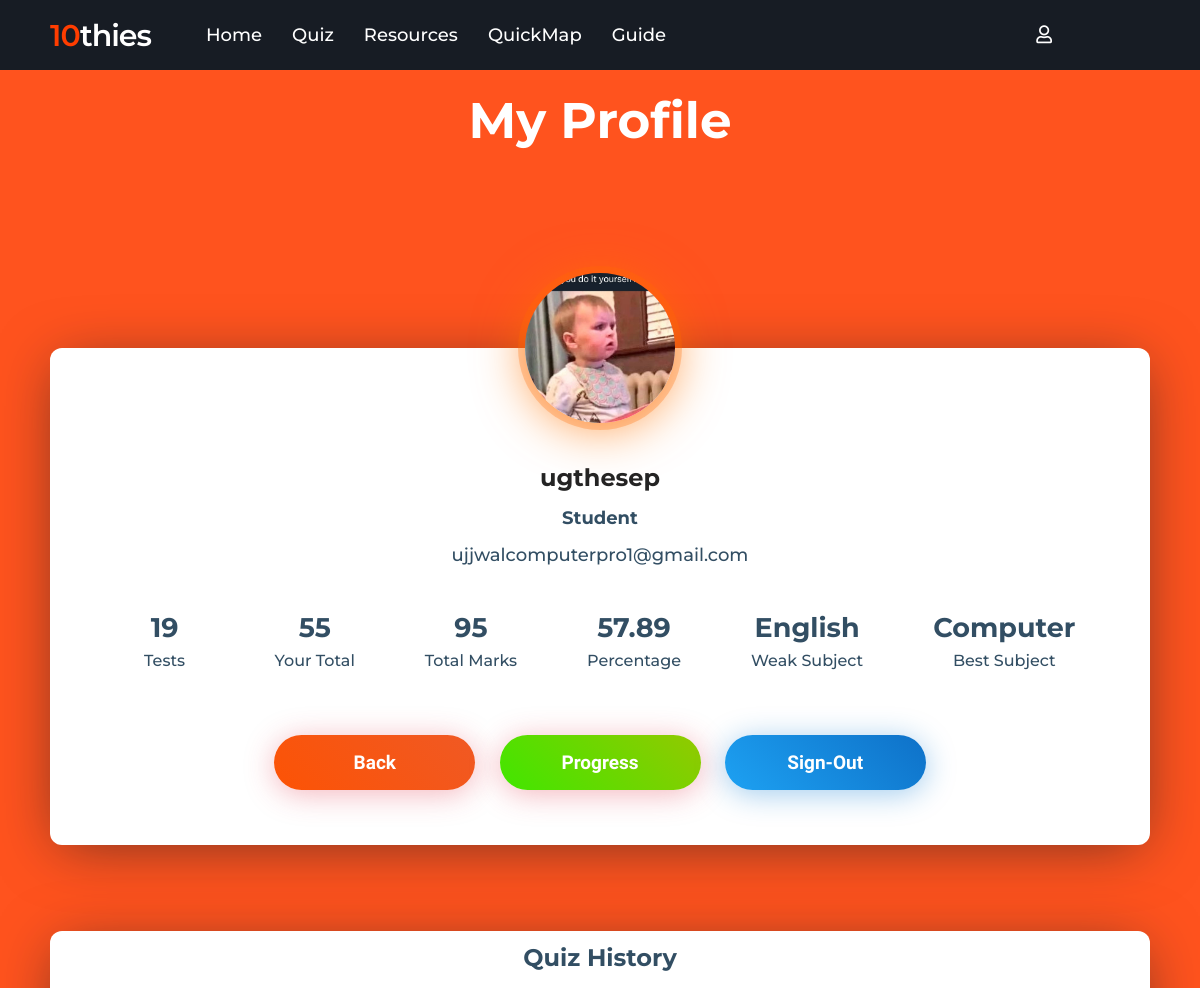
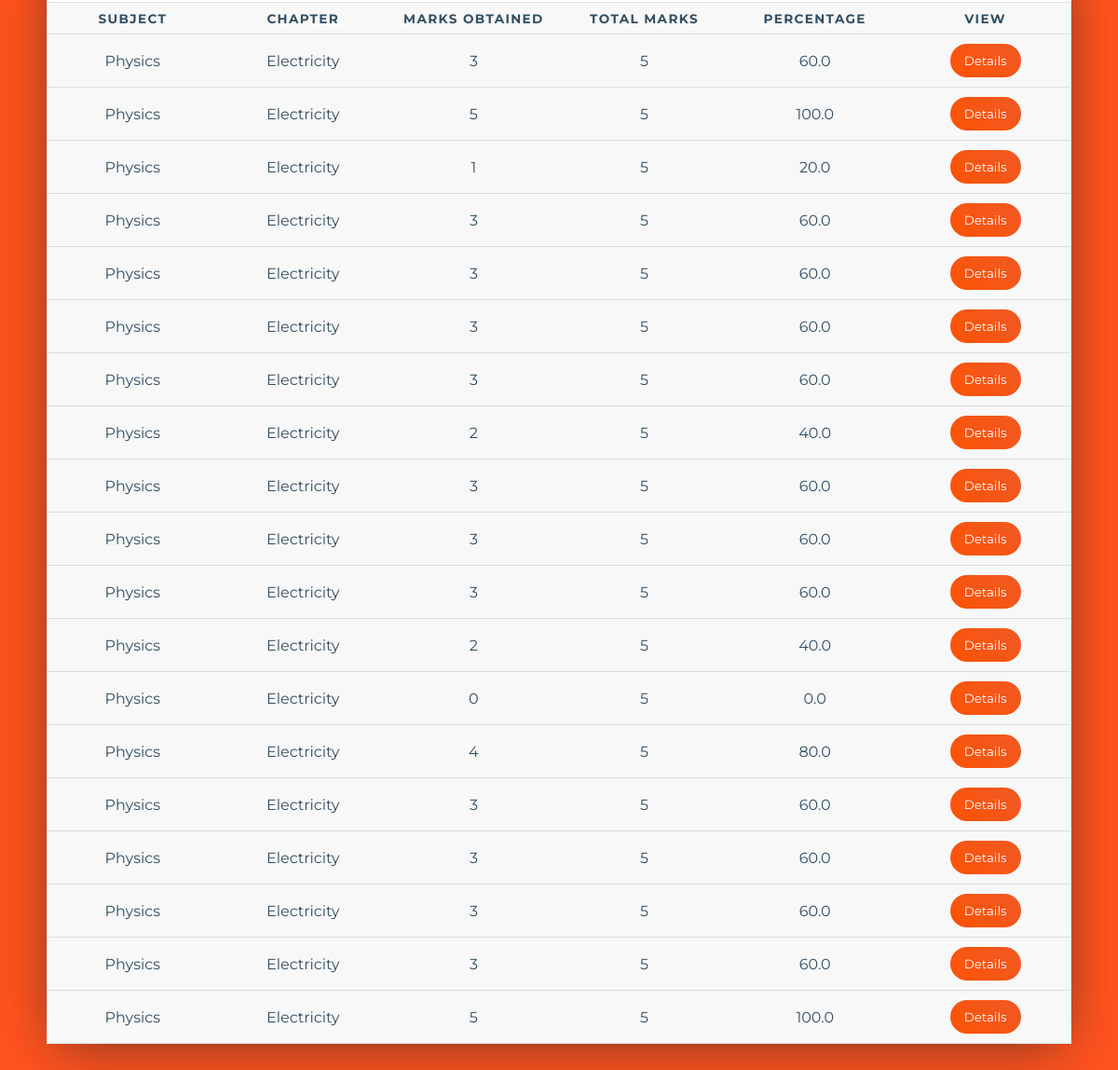
/Profile/ (signed in), run on an earlier commit of the app's database (2 pictures, top to bottom).
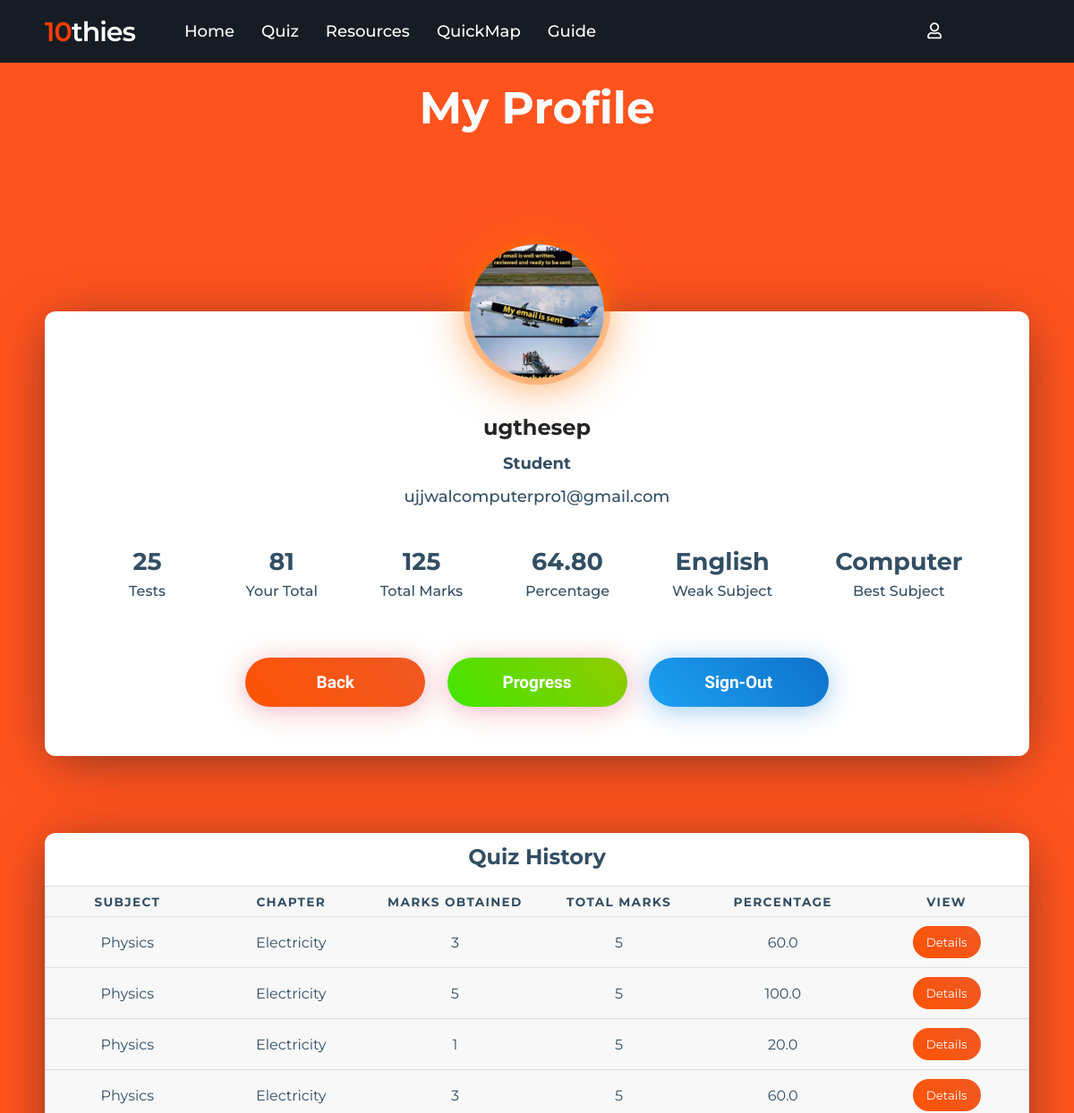
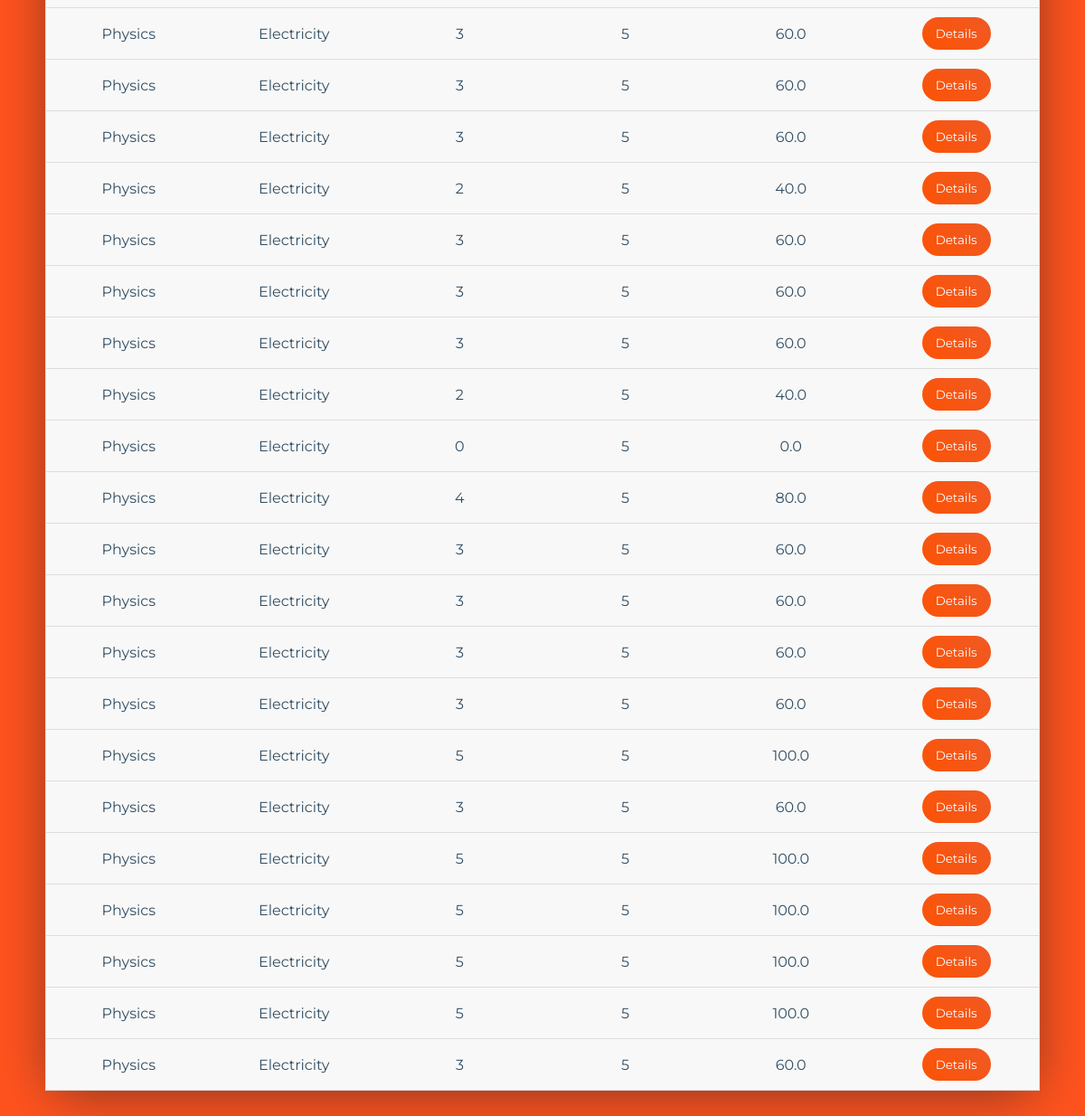
And on a later commit of the database (2 pictures, top to bottom).
### Profile/models.py (models this page shows, shortened)
class Profile(models.Model):
    user=OneToOneField(User,on_delete=models.CASCADE)
    profile_img=models.ImageField(upload_to='profilePic',null=True,default="",blank=True)
    weak_subject=models.CharField(max_length=80)
    best_subject=models.CharField(max_length=80)
    best_subject_marks=models.IntegerField(default=0)
    weak_subject_marks=models.IntegerField(default=1000)
    chname=models.CharField(max_length=200,default="None")
    level=models.CharField(max_length=40,default="None")
    points=models.IntegerField(default=0)

### Quiz/models.py (models this page shows, shortened)
class QuizResult(models.Model):
    user = models.ForeignKey(User,on_delete=models.CASCADE,blank=True)
    marksobtained = models.IntegerField()
    totalmarks = models.IntegerField()
    percentage = models.FloatField()
    subcode=models.IntegerField()
    subname=models.CharField(max_length=200)
    level=models.TextField()
    chname=models.CharField(max_length=200)
    questions=models.TextField(default="")
    useranswers=models.TextField(default="")
    correctanswer=models.TextField(default="")

### User/views.py (the view)
    def mod_isauth(request):
        if 'username' in request.session.keys():
            return isauth(request)
        else:
            return redirect('signin')

### Profile/views.py (called while the page is built)
@deco_auth
def Profile(request):
    user=request.user
    result=QuizResult.objects.filter(user=request.user)
    profile=models.Profile.objects.get(user=request.user)
    total=get_total(result)
    res = render(request,'Profile/profile.html',{'user':user,'result':result,'tresult':total,'total_test':len(result),'profile':profile})
    return res

def get_total(result):
    tres=QuizResult()
    tres.marksobtained=0
    tres.totalmarks=0
    for res in result:
        tres.marksobtained+=int(res.marksobtained)
        tres.totalmarks+=int(res.totalmarks)
    tres.percentage=calculate_per(tres.totalmarks,tres.marksobtained)
    if(tres.percentage!=None):
        tres.percentage=format(tres.percentage,".2f")
    else:
        tres.percentage=float(0)
    return tres

### Quiz/logics.py (called while the page is built)
def calculate_per(totalquestions,correctanswer):
    try:
        return (correctanswer*100)/totalquestions
    except ZeroDivisionError:
        pass

### User/views.py (called while the page is built)
def deco_auth(isauth):
    def mod_isauth(request):
        if 'username' in request.session.keys():
            return isauth(request)
        else:
            return redirect('signin')
    return mod_isauth

### templates/Profile/profile.html (shortened to what this page needs)
{% extends 'Home/nav.html' %}
{% load static %}
{% block content %}
<link rel="stylesheet" href="{% static 'css/profile.css'  %}">
  <h1>My Profile</h1>
  <div class="wrapper">
    <div class="profile-card js-profile-card">
      <div class="profile-card__img profile-pic">
        <label class="-label" for="file">
          <span class="glyphicon glyphicon-camera"></span>
          <span style="font-size: 14px;">Change Image</span>
        </label>
        {% if profile.profile_img %}
        <img src="{{profile.profile_img.url}}" id="output" width="200" />
        {% else %}
        <img src="{% static 'images/user.gif' %}" id="output" width="200" />
        {% endif %}
           </div>
      <div class="profile-card__cnt js-profile-cnt">
        <div class="profile-card__name">{{user.username}}</div>
        <div class="profile-card__txt"> <strong>Student</strong> </div>
        <div class="profile-card__txt">{{user.email}}</div>
        <div class="profile-card-inf">
          <div class="profile-card-inf__item">
            <div class="profile-card-inf__title">{{total_test}}</div>
            <div class="profile-card-inf__txt">Tests</div>
          </div>
          <div class="profile-card-inf__item">
            <div class="profile-card-inf__title">{{tresult.marksobtained}}</div>
            <div class="profile-card-inf__txt">Your Total</div>
          </div>
          <div class="profile-card-inf__item">
            <div class="profile-card-inf__title">{{tresult.totalmarks}}</div>
            <div class="profile-card-inf__txt">Total Marks</div>
          </div>
          <div class="profile-card-inf__item">
            <div class="profile-card-inf__title">{{tresult.percentage}}</div>
            <div class="profile-card-inf__txt">Percentage</div>
          </div>
            <div class="profile-card-inf__item">
            <div class="profile-card-inf__title">{{profile.weak_subject}}</div>
            <div class="profile-card-inf__txt">Weak Subject</div>
          </div>
             <div class="profile-card-inf__item">
            <div class="profile-card-inf__title">{{profile.best_subject}}</div>
            <div class="profile-card-inf__txt">Best Subject</div>
          </div>
        </div>
        <div class="profile-card-ctr">
          <a href="{% url 'home' %}"><button class="profile-card__button button--orange">Back</button></a>
          <a href="{% url 'analysis' %}"><button class="profile-card__button button--green">Progress</button></a>
          <a href="{% url 'signout' %}"><button class="profile-card__button button--blue js-message-btn">Sign-Out</button></a>
        </div>
      </div>
    </div>
  </div>
  {% if tresult.percentage %}
<div class="wrapper">
  <div class="profile-card quiz">
    <table>
      <caption><strong>Quiz History</strong></caption>
      <thead>
        <tr>
          <th scope="col">Subject</th>
          <th scope="col">Chapter</th>
          <th scope="col">Marks Obtained</th>
          <th scope="col">Total Marks</th>
          <th scope="col">Percentage</th>
          <th scope="col">View</th>
        </tr>
      </thead>
      <tbody>
        <tr>
          {% for res in result %}
          <td data-label="Subject">{{res.subname}}</td>
          <td data-label="Chapter">{{res.chname}}</td>
          <td data-label="Marks Obtained">{{res.marksobtained}}</td>
          <td data-label="Total Marks">{{res.totalmarks}}</td>
          <td data-label="Percentage">{{res.percentage}}</td>
          <td data-label="Revisit"><a href="https://10thies.live/Profile/show-details?questions={{res.questions}}&correctanswer={{res.correctanswer}}&useranswers={{res.useranswers}}"><button class="recheck" style="cursor: pointer;">Details</button></a></td>
        </tr>
       {% endfor %}
      </tbody>
    </table>
  </div>
</div>
{% endif %}
{% endblock %}

### templates/Home/nav.html (shortened to what this page needs)
<!DOCTYPE html>
{% load static %}
<html lang="en" dir="ltr">
   <head>
      <link rel="stylesheet" href="https://cdnjs.cloudflare.com/ajax/libs/font-awesome/5.15.3/css/all.min.css"/>
     <link rel="stylesheet" href="{% static 'css/style.css' %}">
   </head>
   <body>
       <nav>
         <div class="logo">
          <a href="{% url 'home' %}"><span style="color: var(--main-color) ;">10</span>thies</a>
         </div>
         <div class="nav-items">
            <li><a href="{% url 'home' %}">Home</a></li>
            <li><a href="{% url 'quiz' %}">Quiz</a></li>
            <li><a href="{% url 'resources' %}">Resources</a></li>
            <li><a href="{% url 'quickmap' %}">QuickMap</a></li>
            <li><a href="{% url 'construction' %}">Guide</a></li>
         </div>
		 {% if user.is_authenticated %}
		 <div  class="nav-items log">
			<li>
			   <a class="fas fa-user" href="{% url 'profile' %}"></a>
			</li>
		  </div>
		 {% else %}
       <div  class="nav-items log">
         <li>
            <a href="{% url 'signup' %}"><i class="fas fa-solid fa-user-plus"></i></a>
         </li>
       </div>
	   {% endif %}
      </nav>
      {% block content %}
      {% endblock %}
</body>
</html>

### static/css/style.css (style rules this page uses)
:root { --main-color:#ff4800; --main-color-light:#ff531e; }
input, textarea, button, select, a { -webkit-tap-highlight-color: rgba(0,0,0,0); }
* { margin: 0; padding: 0; outline: none; box-sizing: border-box; font-family: 'Montserrat', sans-serif; }
a { color: white; text-decoration: none; }
body { background: #ffffff; text-decoration: none; overflow-x: hidden; -webkit-background-size: cover; -moz-background-size: cover; -o-background-size: cover; background-size: cover; width: 100%; }
nav { background: #171c24; display: flex; flex-wrap: wrap; align-items: center; justify-content: space-between; height: 70px; padding: 0 100px; }
nav .logo { color: #fff; font-size: 30px; font-weight: 600; letter-spacing: -1px; }
nav .nav-items { display: flex; flex: 1; padding: 0 0 0 40px; }
nav .nav-items li { list-style: none; padding: 0 15px; }
nav .nav-items li a { color: #fff; font-size: 18px; font-weight: 500; text-decoration: none; }
nav .log li { color: white; margin-left: 70%; }
@media (max-width: 1245px) { nav { padding: 0 50px; } }
li { text-align: justify; }

What changed in the data, as far as the page shows it:
changed Profile "English": profile_img: a different picture
added QuizResult: subname "Physics", chname "Electricity", marksobtained "3", totalmarks "5", percentage "60.0"
added QuizResult: subname "Physics", chname "Electricity", marksobtained "5", totalmarks "5", percentage "100.0"
added QuizResult: subname "Physics", chname "Electricity", marksobtained "5", totalmarks "5", percentage "100.0"
added QuizResult: subname "Physics", chname "Electricity", marksobtained "5", totalmarks "5", percentage "100.0"
added QuizResult: subname "Physics", chname "Electricity", marksobtained "5", totalmarks "5", percentage "100.0"
added QuizResult: subname "Physics", chname "Electricity", marksobtained "3", totalmarks "5", percentage "60.0"
Also different on the page:
{{ total_test }}: "19" → "25"
{{ tresult.marksobtained }}: "55" → "81"
{{ tresult.totalmarks }}: "95" → "125"
{{ tresult.percentage }}: "57.89" → "64.80"
